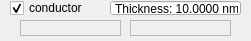
<?xml version="1.0" encoding="UTF-8"?>
<ui version="4.0">
 <class>ThinFilmWidget</class>
 <widget class="QWidget" name="ThinFilmWidget">
  <property name="geometry">
   <rect>
    <x>0</x>
    <y>0</y>
    <width>251</width>
    <height>41</height>
   </rect>
  </property>
  <property name="windowTitle">
   <string>Form</string>
  </property>
  <widget class="QDoubleSpinBox" name="thickness_spinbox">
   <property name="geometry">
    <rect>
     <x>110</x>
     <y>0</y>
     <width>131</width>
     <height>16</height>
    </rect>
   </property>
   <property name="alignment">
    <set>Qt::AlignLeading|Qt::AlignLeft|Qt::AlignVCenter</set>
   </property>
   <property name="buttonSymbols">
    <enum>QAbstractSpinBox::NoButtons</enum>
   </property>
   <property name="keyboardTracking">
    <bool>false</bool>
   </property>
   <property name="prefix">
    <string>Thickness: </string>
   </property>
   <property name="suffix">
    <string> nm</string>
   </property>
   <property name="decimals">
    <number>4</number>
   </property>
   <property name="minimum">
    <double>0.000100000000000</double>
   </property>
   <property name="maximum">
    <double>1000.000000000000000</double>
   </property>
   <property name="value">
    <double>10.000000000000000</double>
   </property>
  </widget>
  <widget class="QCheckBox" name="conductor_checkbox">
   <property name="geometry">
    <rect>
     <x>10</x>
     <y>0</y>
     <width>87</width>
     <height>16</height>
    </rect>
   </property>
   <property name="text">
    <string>conductor</string>
   </property>
   <property name="checked">
    <bool>true</bool>
   </property>
  </widget>
  <widget class="QFrame" name="refractive_index_frame">
   <property name="geometry">
    <rect>
     <x>20</x>
     <y>20</y>
     <width>101</width>
     <height>16</height>
    </rect>
   </property>
   <property name="frameShape">
    <enum>QFrame::StyledPanel</enum>
   </property>
   <property name="frameShadow">
    <enum>QFrame::Raised</enum>
   </property>
  </widget>
  <widget class="QFrame" name="extinction_frame">
   <property name="geometry">
    <rect>
     <x>130</x>
     <y>20</y>
     <width>101</width>
     <height>16</height>
    </rect>
   </property>
   <property name="frameShape">
    <enum>QFrame::StyledPanel</enum>
   </property>
   <property name="frameShadow">
    <enum>QFrame::Raised</enum>
   </property>
  </widget>
 </widget>
 <resources/>
 <connections/>
</ui>
